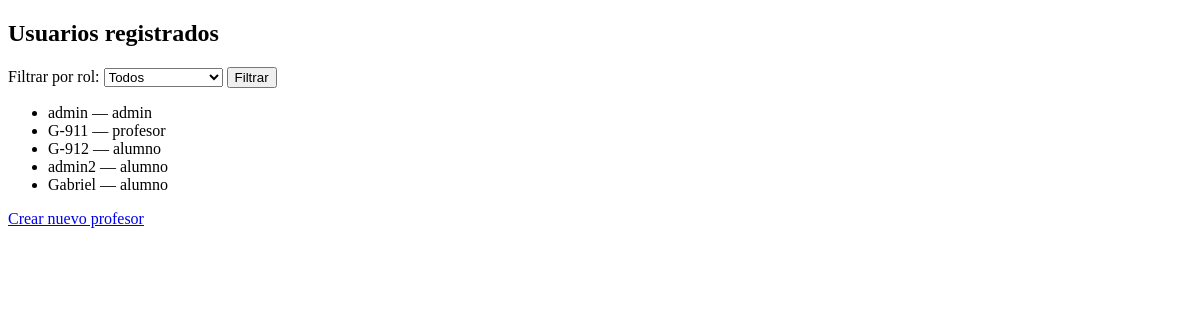
/accounts/usuarios/ (signed in), run on an earlier commit of the app's database.
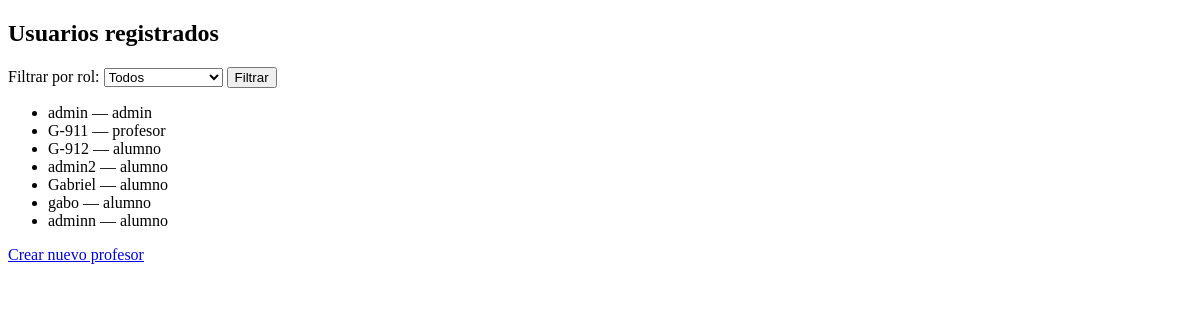
And on a later commit of the database.
### gestion/models.py (models this page shows, shortened)
class Usuario(AbstractUser):
    ROLES = (
        ('alumno', 'Alumno'),
        ('profesor', 'Profesor'),
        ('admin', 'Administrador'),
    )
    rol = models.CharField(max_length=10, choices=ROLES, default='alumno')

### gestion/views.py (the view)
# urls.py: path('usuarios/', ListaUsuariosView.as_view(), name='lista_usuarios'),
class ListaUsuariosView(LoginRequiredMixin, ListView):
    model = Usuario
    template_name = 'lista_usuarios.html'
    context_object_name = 'usuarios'
    def get_queryset(self):
        rol = self.request.GET.get('rol')
        if rol:
            return Usuario.objects.filter(rol=rol)
        return Usuario.objects.all()

### templates/lista_usuarios.html (shortened to what this page needs)
<!DOCTYPE html>
<html lang="es">
<head>
</head>
<body>
    <h2>Usuarios registrados</h2>
    <form method="get">
        <label for="rol">Filtrar por rol:</label>
        <select name="rol" id="rol">
            <option value="">Todos</option>
        </select>
        <button type="submit">Filtrar</button>
    </form>
    <ul>
        {% for usuario in usuarios %}
            <li>{{ usuario.username }} — {{ usuario.rol }}</li>
        {% empty %}
            <li>No hay usuarios registrados.</li>
        {% endfor %}
    </ul>
    <p><a href="{% url 'crear_profesor' %}">Crear nuevo profesor</a></p>
</body>
</html>

What changed in the data, as far as the page shows it:
added Usuario: username "gabo", rol "alumno"
added Usuario: username "adminn", rol "alumno"
